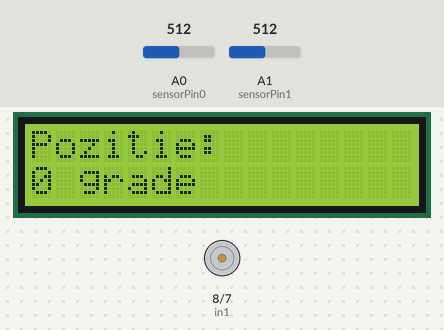
This sketch was run on a simulated Arduino Uno, built with avr-gcc and run on an emulated ATmega328P. Parts: 16×2 character LCD, motor-driver pin pairs drawn as motors (green arrow = first pin HIGH = forward, orange = second pin HIGH = backward, longer = more drive, scaled by the enable pin). The test bench sets the inputs (shaded band); at power-on: A1 (sensorPin1) = 512, A0 (sensorPin0) = 512. What the sketch prints to the serial monitor is not drawn.

Above: at 1.2 s.
1.3 s: A1 (sensorPin1) set to 741
4.3 s: A1 (sensorPin1) set to 771
At 5.8 s:
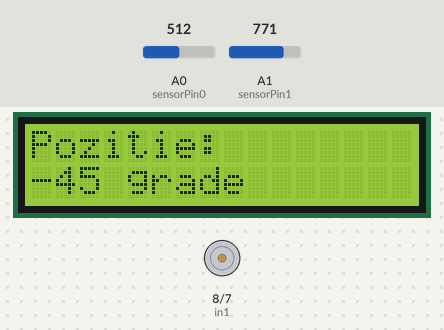
6.1 s: A0 (sensorPin0) set to 384
7.6 s: A0 (sensorPin0) set to 356
At 7.97 s:
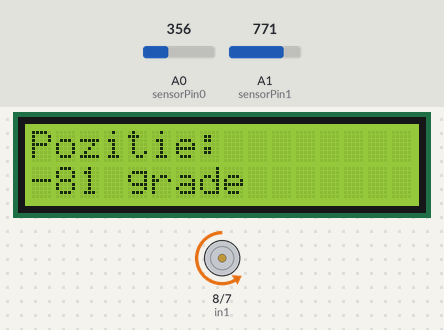
10.6 s: A1 (sensorPin1) set to 620
13.6 s: A1 (sensorPin1) set to 594
At 14.12 s:
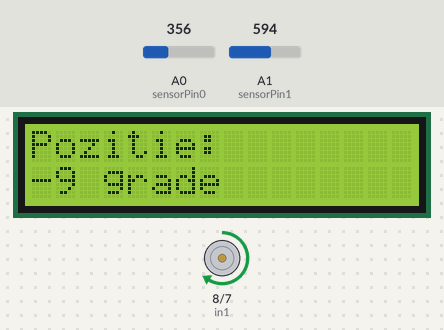
Timing chart, 0 to 16.6 s (numbered marks = the images above; inputs shaded):
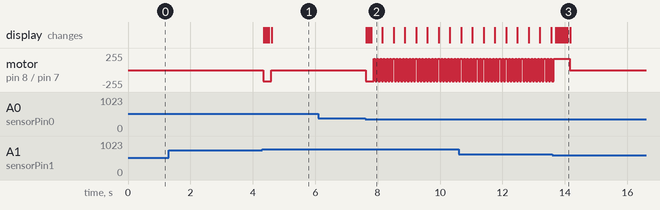

The sketch:

Miscare_panou_v3.2.ino
```cpp
#include <LiquidCrystal.h>

#define MAX_VAL 20 // Valoarea maxima a contorului ce corespunde pozitiei de +180grade a panoului solar
#define PRAG 1.20f // Valoarea in modul a pragului impus pentru miscarea panoului
#define TIMESTAMP 20 // Cuanta de timp in milisecunde
#define SPEED 170 // Viteza motorului

int sensorPin0 = A0; // Pinul ce va primi tensiunea de la fotodioda din stanga -> pinul A0
int sensorPin1 = A1; // Pinul ce va primi tensiunea de la fotodioda din dreapta -> pinul A1

int sensorValue0; // valoarea citita de pinul A0 <=> valoarea tensiunii prin fotorezistorul din stanga
int sensorValue1; // valoarea citita de pinul A1 <=> valoarea tensiunii prin fotorezistorul din dreapta

float voltage0; // valoarea tensiunii prin fotorezistorul din stanga, convertita in volti
float voltage1; // valoarea tensiunii prin fotorezistorul din dreapta, convertita in volti

float diff; // diferenta dintre tensiunea data de fotorez din dreapta si cea data de fotorez din stanga

int contor = MAX_VAL/2; // contorul ce va exprima pozitia de la -90 la 90 grade
                        // valoarea 0 va corespunde pozitiei de -90 grade
                        // valoarea MAX_VAL va corespunde pozitiei de 90 grade

int prag_stanga, prag_dreapta;

// Pinii de control pentru L298N
int enA = 9; // pinul 9
int in1 = 8; // pinul 8
int in2 = 7; // pinul 7

int unit_grade = 180/MAX_VAL;
int grade = 0;

LiquidCrystal lcd(12,11,5,4,3,2);
// Legaturile sunt efectuate in modul urmator:
// VSS la masa si VDD la 5V

// RS la pinul 12 digital
// RW la masa
// EN la pinul 11 digital

// D4 la pinul 5 digital
// D5 la pinul 4 digital
// D6 la pinul 3 digital
// D7 la pinul 2 digital

void setup() {

  Serial.begin(9600); // initializam seriala cu baudrate-ul specific
  lcd.begin(16,2);

  // Setam toti pinii de control al L298N ca mod de operare = OUTPUT
  pinMode(enA, OUTPUT);
  pinMode(in1, OUTPUT);
  pinMode(in2, OUTPUT);
}

void miscare_panou_stanga()
{
  // Miscam panoul catre stanga:
  // Prin setarea starii ambilor pini la LOW, motorul se va opri
  digitalWrite(in1, LOW);
  digitalWrite(in2, HIGH);
  analogWrite(enA, SPEED); // Viteza motorului
}

void miscare_panou_dreapta()
{
  // Miscam panoul catre dreapta:
  // Prin setarea starii pinului 8 la HIGH si pinului 7 la LOW, motorul se va deplasa la dreapta
  digitalWrite(in1, HIGH);
  digitalWrite(in2, LOW);
  analogWrite(enA, SPEED); // Viteza motorului
}

void oprire_panou()
{
  // Panoul se va opri:
  // Prin setarea starii pinului 8 la LOW si pinului 7 la HIGH, motorul se va deplasa la stanga
  digitalWrite(in1, LOW);
  digitalWrite(in2, LOW);
  analogWrite(enA, 0); // Setez viteza motorului la 0
}

void print_unghi_pozitie()
{
  Serial.print("Unghi: ");
  Serial.print(grade);
  Serial.println(" grade");
}

void loop() {

  sensorValue0 = analogRead(sensorPin0); // citim tensiunea de pe fotorez din stanga
  sensorValue1 = analogRead(sensorPin1); // citim tensiunea de pe fotorez din dreapta

  voltage0 = sensorValue0 * (5.0/1023.0); // convertim valoarea citita (tens pe fotorez din stanga), in volti
  voltage1 = sensorValue1 * (5.0/1023.0); // convertim valoarea citita (tens pe fotorez din dreapta), in volti

  // Afisam tensiunile celor doua fotorez
  Serial.print("A0: ");
  Serial.print(voltage0);
  Serial.println("V");

  Serial.print("A1: ");
  Serial.print(voltage1);
  Serial.println("V");

  // Calculam diferenta intre tensiunea care cade pe fotorez din stanga si cea care cade pe fotorez din dreapta
  diff = voltage0 - voltage1;

  // Daca diferenta trece de un anumit prag pozitiv si pozitia panoului nu a ajuns la 90 grade
  if(diff >= PRAG && contor < MAX_VAL)
  {
    if(voltage1 <= 1.80f) prag_dreapta = MAX_VAL;
    if(voltage1 <= 2.70f && voltage1 > 1.80f) prag_dreapta = MAX_VAL - (MAX_VAL/4);
    if(voltage1 <= 3.20f && voltage1 > 2.70f) prag_dreapta = MAX_VAL - (MAX_VAL/2);

    if(contor < prag_dreapta)
    {
      Serial.println("DREAPTA!"); // Afisam string-ul "DREAPTA!" pe seriala
      miscare_panou_dreapta();

      contor++; // Crestem contorul (crestem gradele catre 90)
      grade = grade + unit_grade;
    }
    else
    {
      Serial.println("STOP!"); // Afisam string-ul "STOP!" pe seriala
      oprire_panou();
    }
    print_unghi_pozitie();
  }
  else if(diff <= -PRAG && contor > 0) // Daca diferenta trece de un anumit prag negativ si panoul nu este la -90 grade
  {
    if(voltage0 <= 1.80f) prag_stanga = 0;
    if(voltage0 <= 2.70f && voltage0 > 1.80f) prag_stanga = 0 + (MAX_VAL/4);
    if(voltage0 <= 3.20f && voltage0 > 2.70f) prag_stanga = 0 + (MAX_VAL/2);

    if(contor > prag_stanga)
    {
      Serial.println("STANGA!"); // Afisam string-ul "STANGA!" pe seriala
      miscare_panou_stanga();

      contor--; // Scadem contorul (scadem gradele catre -90)
      grade = grade - unit_grade;
    }
    else
    {
      Serial.println("STOP!"); // Afisam string-ul "STOP!" pe seriala
      oprire_panou();
    }
    print_unghi_pozitie();
  }
  else // Daca diferenta este sub un anumit prag atat pe partea pozitiva cat si pe partea neg (in modul este mai mica decat pragul stabilit)
  {
    if(contor > MAX_VAL/2)
    {
      Serial.println("STANGA!"); // Afisam string-ul "STANGA!" pe seriala
      miscare_panou_stanga();

      contor--; // Scadem contorul (scadem gradele catre -90)
      grade = grade - unit_grade;
    }
    else if(contor < MAX_VAL/2)
    {
      Serial.println("DREAPTA!"); // Afisam string-ul "DREAPTA!" pe seriala
      miscare_panou_dreapta();

      contor++; // Crestem contorul (crestem gradele catre 180)
      grade = grade + unit_grade;
    }
    else
    {
      Serial.println("STOP!"); // Afisam string-ul "STOP!" pe seriala
      oprire_panou();
    }
    print_unghi_pozitie();
  }

  lcd.clear();
  lcd.setCursor(0, 0);
  lcd.print("Pozitie:");
  lcd.setCursor(0, 1);
  lcd.print(grade);
  lcd.print(" grade");

  delay(TIMESTAMP);
}
```

Measured:
- the behaviour switches between 369 and 368 on A0 (sensorPin0) (found by bisection; images 1 and 2)
- the behaviour switches between 602 and 601 on A1 (sensorPin1) (found by bisection; images 2 and 3)
- after the input at 1.3 s, every drawn part: stays the same
- after the input at 4.3 s, motor on pin 8 (in1) / pin 7 (in2): stopped → backward 170/255 at once, → stopped 0.25 s later; the display: first changes after 0.06 s (image 1 shows a later state)
- after the input at 6.1 s, every drawn part: stays the same
- after the input at 7.6 s, motor on pin 8 (in1) / pin 7 (in2): stopped → backward 170/255 at once, then repeats every 0.10 s: forward 170/255 0.05 s, backward 170/255 0.05 s; the display: first changes at once (image 2 shows a later state)
- after the input at 13.6 s, the display: first changes after 0.11 s (image 3 shows a later state)
